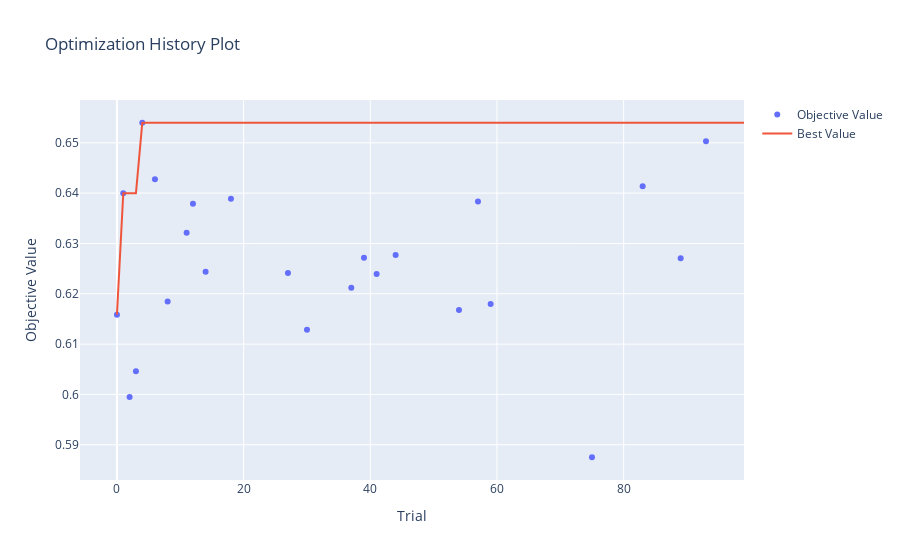

Notebook code cell kept with this figure:
### Markdown cell above
### Plotting the study

### Code cell
optuna.visualization.plot_optimization_history(study)
